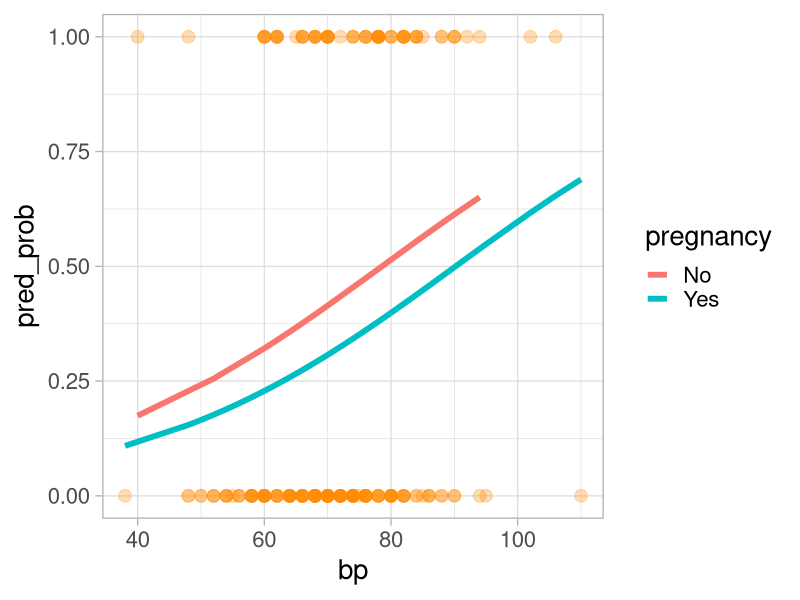
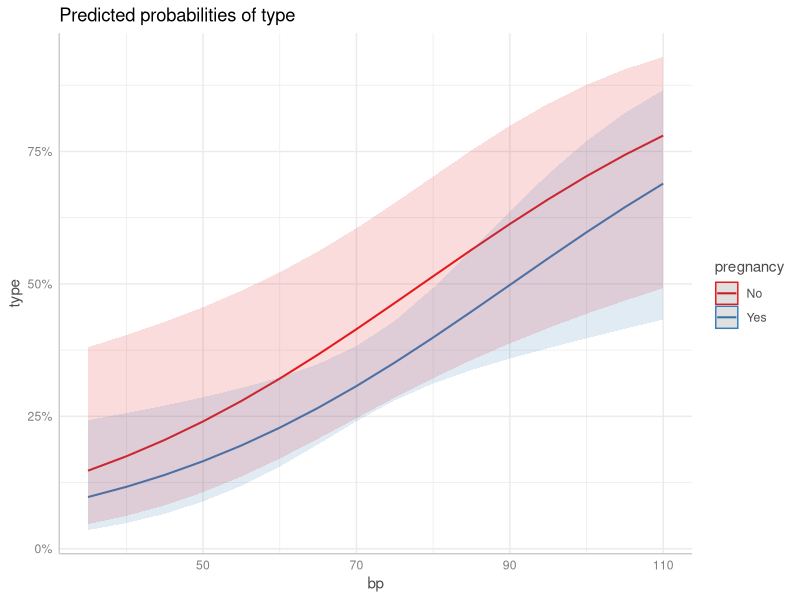
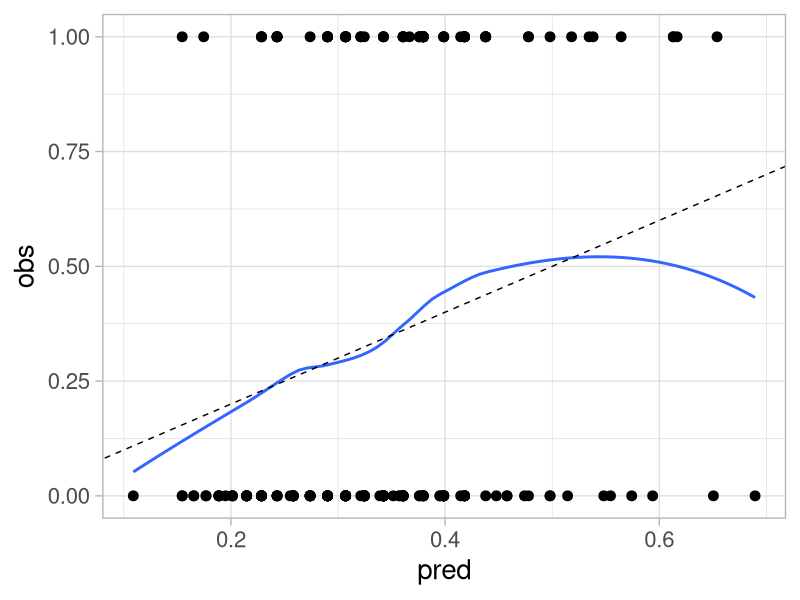
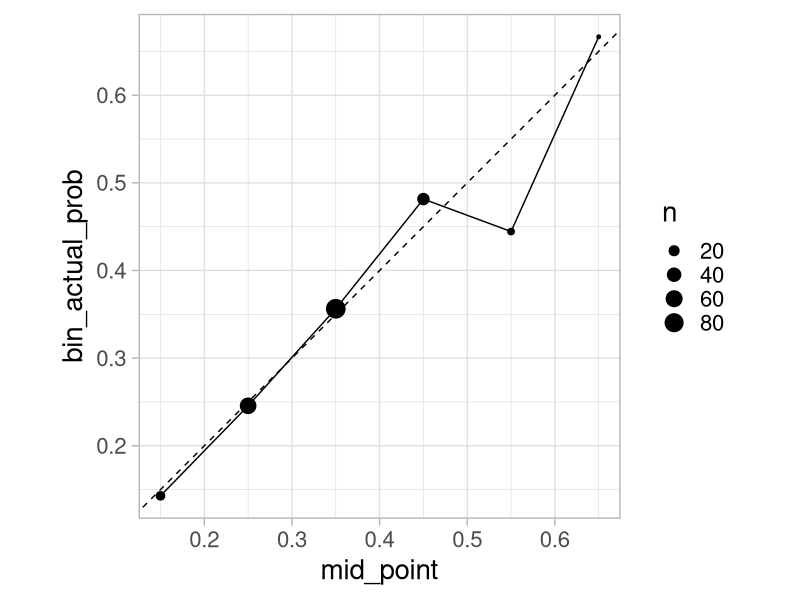

These figures' R source, in order:
## ---- chunk 1
#| include: false
knitr::opts_chunk$set(
  echo = TRUE,
  message = FALSE,
  warning = FALSE,
  fig.align = "center",
  fig.height = 9
)
library(tidyverse)
## ---- chunk 2
knitr::include_graphics("http://www.stat.cmu.edu/~pfreeman/Figure_4.2.png")
## ---- chunk 3
library(tidyverse)
theme_set(theme_light())
pima <- as_tibble(MASS::Pima.tr)
pima <- pima |> 
  mutate(pregnancy = ifelse(npreg > 0, "Yes", "No")) # whether the patient has had any pregnancies
## ---- chunk 4
#| echo: false
ggplot2::theme_set(ggplot2::theme_light(base_size = 20))
## ---- chunk 5
pima_logit <- glm(type ~ pregnancy + bp, data = pima, family = binomial)
library(broom)
# summary(pima_logit)
tidy(pima_logit)
## ---- chunk 6
tidy(pima_logit, conf.int = TRUE, exponentiate = TRUE)
## ---- chunk 7
tidy(pima_logit)
## ---- chunk 8
pima |> 
  mutate(pred_prob = fitted(pima_logit),
         i_type = as.numeric(type == "Yes")) |> 
  ggplot(aes(bp)) +
  geom_line(aes(y = pred_prob, color = pregnancy), linewidth = 2) +
  geom_point(aes(y = i_type), alpha = 0.3, color = "darkorange", size = 4)
## ---- chunk 9
library(ggeffects)
pima_logit |> 
  ggeffect(terms = c("bp", "pregnancy")) |>
  plot()
## ---- chunk 10
pima_logit |> 
  residuals(type = "deviance") |> 
  summary()
## ---- chunk 11
glance(pima_logit)
## ---- chunk 12
pima_pred_prob <- predict(pima_logit, type = "response")
## ---- chunk 13
pima_pred_class <- ifelse(pima_pred_prob > 0.5, "Yes", "No")
pima_pred_binary <- ifelse(pima_pred_prob > 0.5, 1, 0)
## ---- chunk 14
table("Predicted" = pima_pred_class, "Observed" = pima$type)
## ---- chunk 15
mean(pima_pred_class != pima$type)
## ---- chunk 16
mean((pima_pred_binary - pima_pred_prob)^2)
## ---- chunk 17
#| echo: false  
pima |> 
  mutate(pred = predict(pima_logit, type = "response"),
         obs = ifelse(type == "Yes", 1, 0)) |> 
  ggplot(aes(pred, obs)) +
  geom_point(size = 3) +
  geom_smooth(se = FALSE) +
  geom_abline(slope = 1, intercept = 0, linetype = "dashed") 
## ---- chunk 18
#| echo: false
pima |> 
  mutate(pred_prob = predict(pima_logit, type = "response"),
         bin_pred_prob = cut(pred_prob, breaks = seq(0, 1, 0.1))) |> 
  group_by(bin_pred_prob) |> 
  summarize(n = n(),
            bin_actual_prob = mean(type == "Yes")) |> 
  mutate(mid_point = seq(0.15, 0.65, 0.1)) |> 
  ggplot(aes(x = mid_point, y = bin_actual_prob)) +
  geom_point(aes(size = n)) +
  geom_line() +
  geom_abline(slope = 1, intercept = 0, 
              color = "black", linetype = "dashed") +
  # expand_limits(x = c(0, 1), y = c(0, 1)) +
  coord_fixed()
